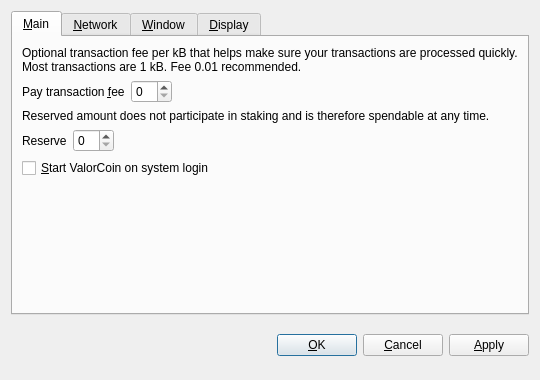
<?xml version="1.0" encoding="UTF-8"?>
<ui version="4.0">
 <class>OptionsDialog</class>
 <widget class="QDialog" name="OptionsDialog">
  <property name="geometry">
   <rect>
    <x>0</x>
    <y>0</y>
    <width>540</width>
    <height>380</height>
   </rect>
  </property>
  <property name="windowTitle">
   <string>Options</string>
  </property>
  <property name="modal">
   <bool>true</bool>
  </property>
  <layout class="QVBoxLayout" name="verticalLayout">
   <item>
    <widget class="QTabWidget" name="tabWidget">
     <property name="tabPosition">
      <enum>QTabWidget::North</enum>
     </property>
     <property name="currentIndex">
      <number>0</number>
     </property>
     <widget class="QWidget" name="tabMain">
      <attribute name="title">
       <string>&amp;Main</string>
      </attribute>
      <layout class="QVBoxLayout" name="verticalLayout_Main">
       <item>
        <widget class="QLabel" name="transactionFeeInfoLabel">
         <property name="text">
          <string>Optional transaction fee per kB that helps make sure your transactions are processed quickly. Most transactions are 1 kB. Fee 0.01 recommended.</string>
         </property>
         <property name="textFormat">
          <enum>Qt::PlainText</enum>
         </property>
         <property name="wordWrap">
          <bool>true</bool>
         </property>
        </widget>
       </item>
       <item>
        <layout class="QHBoxLayout" name="horizontalLayoutFee">
         <item>
          <widget class="QLabel" name="transactionFeeLabel">
           <property name="text">
            <string>Pay transaction &amp;fee</string>
           </property>
           <property name="textFormat">
            <enum>Qt::PlainText</enum>
           </property>
           <property name="buddy">
            <cstring>transactionFee</cstring>
           </property>
          </widget>
         </item>
         <item>
          <widget class="BitcoinAmountField" name="transactionFee"/>
         </item>
         <item>
          <spacer name="horizontalSpacerFee">
           <property name="orientation">
            <enum>Qt::Horizontal</enum>
           </property>
           <property name="sizeHint" stdset="0">
            <size>
             <width>40</width>
             <height>20</height>
            </size>
           </property>
          </spacer>
         </item>
        </layout>
       </item>
       <item>
        <widget class="QLabel" name="reserveBalanceInfoLabel">
         <property name="text">
          <string>Reserved amount does not participate in staking and is therefore spendable at any time.</string>
         </property>
         <property name="textFormat">
          <enum>Qt::PlainText</enum>
         </property>
         <property name="wordWrap">
          <bool>true</bool>
         </property>
        </widget>
       </item>
       <item>
        <layout class="QHBoxLayout" name="horizontalLayoutReserveBalance">
         <item>
          <widget class="QLabel" name="reserveBalanceLabel">
           <property name="text">
            <string>Reserve</string>
           </property>
           <property name="textFormat">
            <enum>Qt::PlainText</enum>
           </property>
           <property name="buddy">
            <cstring>reserveBalance</cstring>
           </property>
          </widget>
         </item>
         <item>
          <widget class="BitcoinAmountField" name="reserveBalance"/>
         </item>
         <item>
          <spacer name="horizontalSpacerReserveBalance">
           <property name="orientation">
            <enum>Qt::Horizontal</enum>
           </property>
           <property name="sizeHint" stdset="0">
            <size>
             <width>40</width>
             <height>20</height>
            </size>
           </property>
          </spacer>
         </item>
        </layout>
       </item>
       <item>
        <widget class="QCheckBox" name="bitcoinAtStartup">
         <property name="toolTip">
          <string>Automatically start ValorCoin after logging in to the system.</string>
         </property>
         <property name="text">
          <string>&amp;Start ValorCoin on system login</string>
         </property>
        </widget>
       </item>
       <item>
        <spacer name="verticalSpacer_Main">
         <property name="orientation">
          <enum>Qt::Vertical</enum>
         </property>
         <property name="sizeHint" stdset="0">
          <size>
           <width>20</width>
           <height>40</height>
          </size>
         </property>
        </spacer>
       </item>
      </layout>
     </widget>
     <widget class="QWidget" name="tabNetwork">
      <attribute name="title">
       <string>&amp;Network</string>
      </attribute>
      <layout class="QVBoxLayout" name="verticalLayout_Network">
       <item>
        <widget class="QCheckBox" name="mapPortUpnp">
         <property name="toolTip">
          <string>Automatically open the ValorCoin client port on the router. This only works when your router supports UPnP and it is enabled.</string>
         </property>
         <property name="text">
          <string>Map port using &amp;UPnP</string>
         </property>
        </widget>
       </item>
       <item>
        <widget class="QCheckBox" name="connectSocks">
         <property name="toolTip">
          <string>Connect to the ValorCoin network through a SOCKS proxy (e.g. when connecting through Tor).</string>
         </property>
         <property name="text">
          <string>&amp;Connect through SOCKS proxy:</string>
         </property>
        </widget>
       </item>
       <item>
        <layout class="QHBoxLayout" name="horizontalLayout_Network">
         <item>
          <widget class="QLabel" name="proxyIpLabel">
           <property name="text">
            <string>Proxy &amp;IP:</string>
           </property>
           <property name="textFormat">
            <enum>Qt::PlainText</enum>
           </property>
           <property name="buddy">
            <cstring>proxyIp</cstring>
           </property>
          </widget>
         </item>
         <item>
          <widget class="QValidatedLineEdit" name="proxyIp">
           <property name="maximumSize">
            <size>
             <width>140</width>
             <height>16777215</height>
            </size>
           </property>
           <property name="toolTip">
            <string>IP address of the proxy (e.g. 127.0.0.1)</string>
           </property>
          </widget>
         </item>
         <item>
          <widget class="QLabel" name="proxyPortLabel">
           <property name="text">
            <string>&amp;Port:</string>
           </property>
           <property name="textFormat">
            <enum>Qt::PlainText</enum>
           </property>
           <property name="buddy">
            <cstring>proxyPort</cstring>
           </property>
          </widget>
         </item>
         <item>
          <widget class="QLineEdit" name="proxyPort">
           <property name="maximumSize">
            <size>
             <width>55</width>
             <height>16777215</height>
            </size>
           </property>
           <property name="toolTip">
            <string>Port of the proxy (e.g. 9050)</string>
           </property>
          </widget>
         </item>
         <item>
          <widget class="QLabel" name="socksVersionLabel">
           <property name="text">
            <string>SOCKS &amp;Version:</string>
           </property>
           <property name="textFormat">
            <enum>Qt::PlainText</enum>
           </property>
           <property name="buddy">
            <cstring>socksVersion</cstring>
           </property>
          </widget>
         </item>
         <item>
          <widget class="QValueComboBox" name="socksVersion">
           <property name="toolTip">
            <string>SOCKS version of the proxy (e.g. 5)</string>
           </property>
          </widget>
         </item>
         <item>
          <spacer name="horizontalSpacer_Network">
           <property name="orientation">
            <enum>Qt::Horizontal</enum>
           </property>
           <property name="sizeHint" stdset="0">
            <size>
             <width>40</width>
             <height>20</height>
            </size>
           </property>
          </spacer>
         </item>
        </layout>
       </item>
       <item>
        <spacer name="verticalSpacer_Network">
         <property name="orientation">
          <enum>Qt::Vertical</enum>
         </property>
         <property name="sizeHint" stdset="0">
          <size>
           <width>20</width>
           <height>40</height>
          </size>
         </property>
        </spacer>
       </item>
      </layout>
     </widget>
     <widget class="QWidget" name="tabWindow">
      <attribute name="title">
       <string>&amp;Window</string>
      </attribute>
      <layout class="QVBoxLayout" name="verticalLayout_Window">
       <item>
        <widget class="QCheckBox" name="minimizeToTray">
         <property name="toolTip">
          <string>Show only a tray icon after minimizing the window.</string>
         </property>
         <property name="text">
          <string>&amp;Minimize to the tray instead of the taskbar</string>
         </property>
        </widget>
       </item>
       <item>
        <widget class="QCheckBox" name="minimizeOnClose">
         <property name="toolTip">
          <string>Minimize instead of exit the application when the window is closed. When this option is enabled, the application will be closed only after selecting Quit in the menu.</string>
         </property>
         <property name="text">
          <string>M&amp;inimize on close</string>
         </property>
        </widget>
       </item>
       <item>
        <spacer name="verticalSpacer_Window">
         <property name="orientation">
          <enum>Qt::Vertical</enum>
         </property>
         <property name="sizeHint" stdset="0">
          <size>
           <width>20</width>
           <height>40</height>
          </size>
         </property>
        </spacer>
       </item>
      </layout>
     </widget>
     <widget class="QWidget" name="tabDisplay">
      <attribute name="title">
       <string>&amp;Display</string>
      </attribute>
      <layout class="QVBoxLayout" name="verticalLayout_Display">
       <item>
        <layout class="QHBoxLayout" name="horizontalLayout_1_Display">
         <item>
          <widget class="QLabel" name="langLabel">
           <property name="text">
            <string>User Interface &amp;language:</string>
           </property>
           <property name="textFormat">
            <enum>Qt::PlainText</enum>
           </property>
           <property name="buddy">
            <cstring>lang</cstring>
           </property>
          </widget>
         </item>
         <item>
          <widget class="QValueComboBox" name="lang">
           <property name="toolTip">
            <string>The user interface language can be set here. This setting will take effect after restarting ValorCoin.</string>
           </property>
          </widget>
         </item>
        </layout>
       </item>
       <item>
        <layout class="QHBoxLayout" name="horizontalLayout_2_Display">
         <item>
          <widget class="QLabel" name="unitLabel">
           <property name="text">
            <string>&amp;Unit to show amounts in:</string>
           </property>
           <property name="textFormat">
            <enum>Qt::PlainText</enum>
           </property>
           <property name="buddy">
            <cstring>unit</cstring>
           </property>
          </widget>
         </item>
         <item>
          <widget class="QValueComboBox" name="unit">
           <property name="toolTip">
            <string>Choose the default subdivision unit to show in the interface and when sending coins.</string>
           </property>
          </widget>
         </item>
        </layout>
       </item>
       <item>
        <widget class="QCheckBox" name="coinControlFeatures">
         <property name="toolTip">
          <string>Whether to show coin control features or not.</string>
         </property>
         <property name="text">
          <string>Display coin &amp;control features (experts only!)</string>
         </property>
        </widget>
       </item>
       <item>
        <widget class="QCheckBox" name="minimizeCoinAge">
         <property name="toolTip">
          <string>Whether to select the coin outputs randomly or with minimal coin age.</string>
         </property>
         <property name="text">
          <string>Minimize weight consumption (experimental)</string>
         </property>
        </widget>
       </item>
       <item>
        <widget class="QCheckBox" name="useValorTheme">
         <property name="text">
          <string>Use valor visual theme (requires restart)</string>
         </property>
        </widget>
       </item>
       <item>
        <spacer name="verticalSpacer_Display">
         <property name="orientation">
          <enum>Qt::Vertical</enum>
         </property>
         <property name="sizeHint" stdset="0">
          <size>
           <width>20</width>
           <height>40</height>
          </size>
         </property>
        </spacer>
       </item>
      </layout>
     </widget>
    </widget>
   </item>
   <item>
    <layout class="QHBoxLayout" name="horizontalLayout_Buttons">
     <item>
      <spacer name="horizontalSpacer_1">
       <property name="orientation">
        <enum>Qt::Horizontal</enum>
       </property>
       <property name="sizeHint" stdset="0">
        <size>
         <width>40</width>
         <height>48</height>
        </size>
       </property>
      </spacer>
     </item>
     <item>
      <widget class="QLabel" name="statusLabel">
       <property name="font">
        <font>
         <weight>75</weight>
         <bold>true</bold>
        </font>
       </property>
       <property name="text">
        <string/>
       </property>
       <property name="textFormat">
        <enum>Qt::PlainText</enum>
       </property>
       <property name="wordWrap">
        <bool>true</bool>
       </property>
      </widget>
     </item>
     <item>
      <spacer name="horizontalSpacer_2">
       <property name="orientation">
        <enum>Qt::Horizontal</enum>
       </property>
       <property name="sizeHint" stdset="0">
        <size>
         <width>40</width>
         <height>48</height>
        </size>
       </property>
      </spacer>
     </item>
     <item>
      <widget class="QPushButton" name="okButton">
       <property name="text">
        <string>&amp;OK</string>
       </property>
      </widget>
     </item>
     <item>
      <widget class="QPushButton" name="cancelButton">
       <property name="text">
        <string>&amp;Cancel</string>
       </property>
       <property name="autoDefault">
        <bool>false</bool>
       </property>
      </widget>
     </item>
     <item>
      <widget class="QPushButton" name="applyButton">
       <property name="text">
        <string>&amp;Apply</string>
       </property>
       <property name="autoDefault">
        <bool>false</bool>
       </property>
      </widget>
     </item>
    </layout>
   </item>
  </layout>
 </widget>
 <customwidgets>
  <customwidget>
   <class>BitcoinAmountField</class>
   <extends>QSpinBox</extends>
   <header>bitcoinamountfield.h</header>
  </customwidget>
  <customwidget>
   <class>QValueComboBox</class>
   <extends>QComboBox</extends>
   <header>qvaluecombobox.h</header>
  </customwidget>
  <customwidget>
   <class>QValidatedLineEdit</class>
   <extends>QLineEdit</extends>
   <header>qvalidatedlineedit.h</header>
  </customwidget>
 </customwidgets>
 <resources/>
 <connections/>
</ui>
